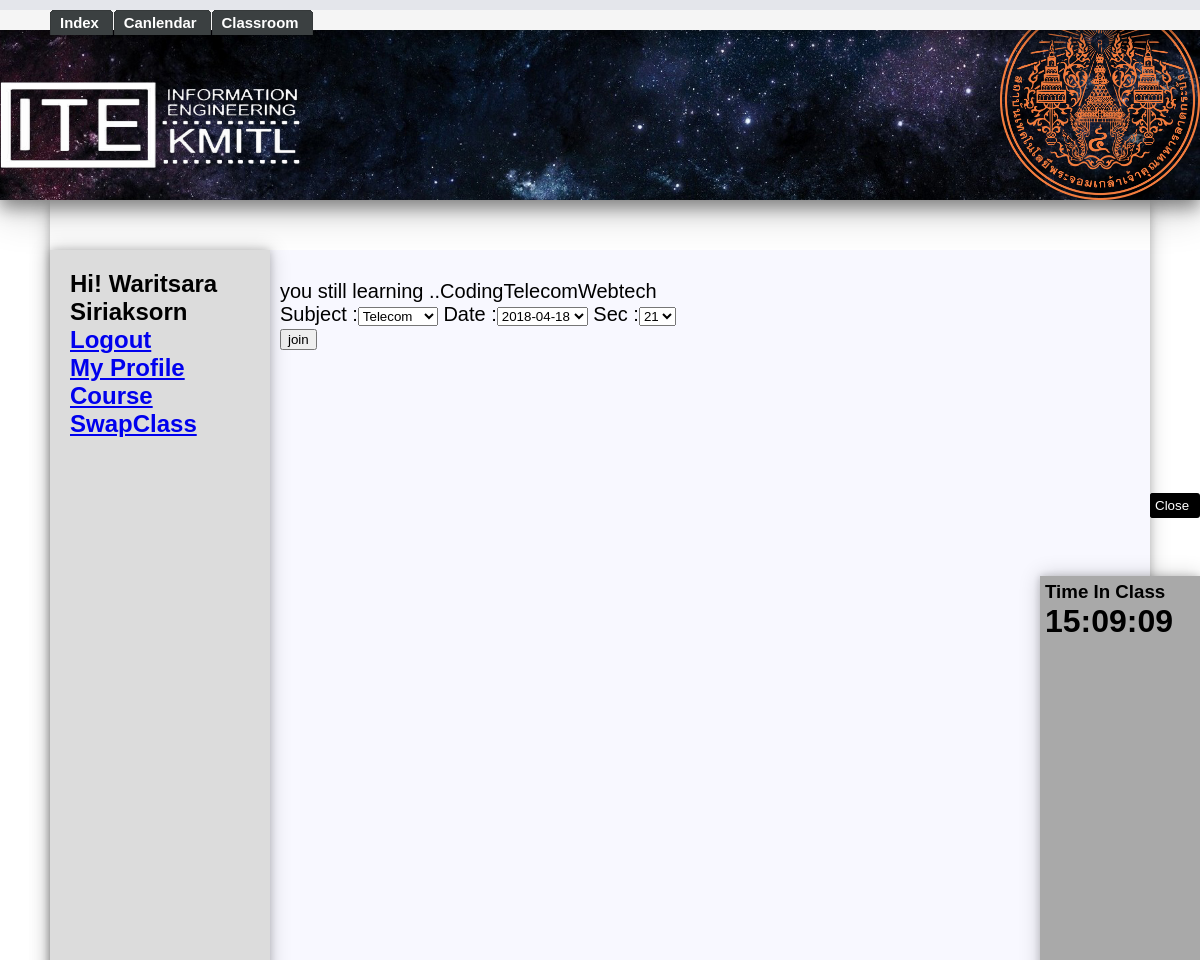
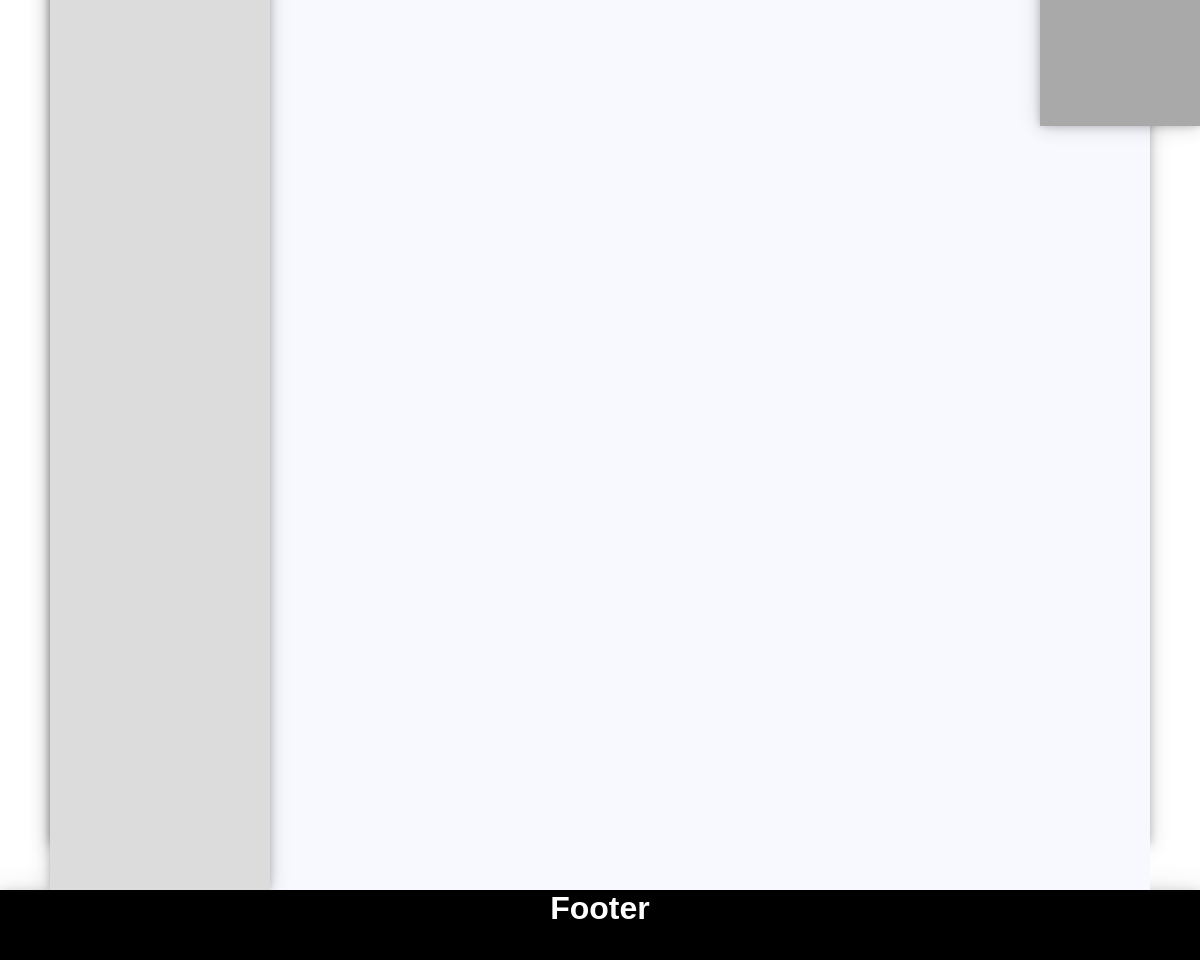
Page /student_classroom.php (signed in) on the committed database (2 pictures, top to bottom).
### tables this page shows
CREATE TABLE `course` (
  `ID` int(11) NOT NULL,
  `course_name` varchar(100) DEFAULT NULL,
  `Credit` smallint(6) DEFAULT NULL,
  `Teacher_ID` int(11) DEFAULT NULL
);

CREATE TABLE `studentt` (
  `ID` int(11) NOT NULL,
  `Fname` varchar(32) DEFAULT NULL,
  `Lname` varchar(32) DEFAULT NULL,
  `Faculty` varchar(60) DEFAULT NULL,
  `Major` varchar(255) DEFAULT NULL,
  `Birthdate` date DEFAULT NULL,
  `Gender` varchar(10) DEFAULT NULL,
  `Phone` varchar(12) DEFAULT NULL,
  `Email` varchar(32) DEFAULT NULL
);

### student_classroom.php (the view, shortened to what this page needs)
<?php
        include("config.php");
?>
<!DOCTYPE html>
<html>
    <head>
        <link rel="stylesheet" type="text/css" href="css/themeMax.css">
        <link rel="stylesheet" href="css/menu.css" type="text/css" />
    </head>
    <body onload="startTime()">
        <nav>
            <div id="tabs">
                <?php include 'php/menutop.php';?>
            </div>
            </nav>
        <header class="header">
            <?php include 'php/head.php';?>
        </header>
        <div id="container">
            <div class="closeFloating" >
             <a onclick="onOffbar()"><button id="textCloseFloating">Close</button></a>
            </div>
            <div id="floatingMenu">
             <?php include'php/timeInClass.php';?>
            </div>
             <article >
<div class="content" >
<?php
    $class ="SELECT course.course_name FROM coursedate,room,course WHERE coursedate.course_ID=course.ID AND coursedate.ID=room.corusedate_ID AND coursedate.active != 'off' AND room.student_ID='".$_SESSION['ID']."'";
    if($result=mysqli_query($objCon,$class)){
if($row[0]==''){
        echo "you still learning ..";
  while ($row=mysqli_fetch_row($result))
    {
      echo $row[0];
    }
}
    }
?>
<form name="join" method="post" action="save_join.php">
                     Subject :<select name='subject'>
<?php
                     $subject = "SELECT course.ID,course.course_name FROM course";
                     if($result=mysqli_query($objCon,$subject)){
  while ($row=mysqli_fetch_row($result))
    {
      echo "<option value='".$row[0]."'> ".$row[1]."</option>";
    }
}
?>
                     </select>
                     Date :<select name='date'><?php $date = "SELECT datedate.ID FROM datedate ";
                     if($result=mysqli_query($objCon,$date)){
  while ($row=mysqli_fetch_row($result))
    {
      echo "<option  value='".$row[0]."'> ".$row[0]."</option>";
    }
}
                     ?>
                     </select>
                    Sec :<select name='sec'>
                     <?php
                    $sec = "SELECT sec.ID FROM sec ";
                     if($result=mysqli_query($objCon,$sec)){
  while ($row=mysqli_fetch_row($result))
    {
      echo "<option value='".$row[0]."'> ".$row[0]."</option>";
    }
}
                     ?>
                     </select>
                     <br>
 <input type="submit" name="submit" value="join">
</form>
                 </div>
</article>
            <aside >
                <div id=asidemenu>
                <?php include 'php/menuright.php';?>
                </div>
            </aside>
        </div>
        <footer>
                <h1>Footer</h1>
            </footer>
    </body>
</html>

### php/menuright.php (shortened to what this page needs)
 <?php
                if(isset($_SESSION['ID'])){
                    if($_SESSION['Status']=="Teacher"){
                        $sql = "teachert";
                        $link2 ="teacher_page.php";
 			        $link3 ="teacher_course.php";
                    $link4 ="teacher_swap.php";
                    }
                    else{
                        $sql ="studentt";
                        $link2 ="student_page.php";
			$link3 ="student_course.php";
			$link4 ="student_swap.php";
                    }
                    $strSQL = "SELECT * FROM ".$sql." WHERE ID = '".$_SESSION['ID']."' ";
	                $objQuery = mysqli_query($objCon,$strSQL);
	                $objResult = mysqli_fetch_array($objQuery,MYSQLI_ASSOC);
               echo "<h1>Hi! ".$objResult["Fname"]."<br>".$objResult["Lname"]."</h1>";
                $button1 = "Logout";
                $button2 = "My Profile";
                $link1 = "logout.php";
                }
                echo  "<a href=".$link1."><h1>".$button1."</h1></a>";
                echo  "<a href=".$link2."><h1>".$button2."</h1></a>";
                echo  "<a href=".$link3."><h1>Course</h1></a>";
                echo  "<a href=".$link4."><h1>SwapClass</h1></a>";
?>

### css/themeMax.css (style rules this page uses)
* { margin:0; font-family: 'Muli', sans-serif; }
#container { margin: 0 auto; width: 1100px; height: 1600px; box-shadow: 0 4px 8px 0 rgba(0, 0, 0, 0.2), 0 6px 20px 0 rgba(0, 0, 0, 0.19); }
nav { text-align:center; background-color: whitesmoke; width: 100%; height: 30px; position: fixed; box-shadow: 0 4px 8px 0 rgba(0, 0, 0, 0.2), 0 6px 20px 0 rgba(0, 0, 0, 0.19); }
header { text-align:left; background-color: gray; height: 200px; background-image:url("../images/stars.jpg"); background-size: cover; background-repeat: no-repeat; background-position: right; font-size: 60px; color:white; box-shadow: 0 8px 16px 0 rgba(0, 0, 0, 0.4), 0 12px 40px 0 rgba(0, 0, 0, 0.19); }
aside { text-align:left; background-color: gainsboro; width: 20%; float: left; height: 100%; box-shadow: 0 0 8px 0 rgba(0, 0, 0, 0.2), 0 0 20px 0 rgba(0, 0, 0, 0.19); }
#asidemenu { padding-top: 20px; padding-left: 20px; font-size:16px; }
article { background-color: ghostwhite; float: right; width: 80%; height: 100%; }
.content { font-family: 'Muli', sans-serif; margin-left: 10px; margin-top: 30px; font-size: 20px; }
footer { text-align:center; color:white; background-color:black; width: 100%; height: 70px; clear: both; box-shadow: 0 8px 16px 0 rgba(0, 0, 0, 0.4), 0 12px 40px 0 rgba(0, 0, 0, 0.19); }
#floatingMenu { font-family: sans-serif; background-color:darkgray; padding: 5px;; width: 150px; height: 500px; z-index: 100; position: fixed; right: 0px; top: 30%; box-shadow: 0 0 8px 0 rgba(0, 0, 0, 0.2), 0 0 20px 0 rgba(0, 0, 0, 0.19); }
.closeFloating { font-family: sans-serif; width: 50px; z-index: 100; position: fixed; right: 0px; background-color: black; align-content: center; color:white; font-size: 3px; border-radius: 3px; bottom: 73% }
button { padding: 5px; background-color:black; color:white; border: none; border-radius: 3px; }

### css/menu.css (style rules this page uses)
#tabs { font: bold 11px/1.5em Verdana; width:100%; background:#E4E6EB; font-size:93%; line-height:normal; }

### rows in the picture
course: course_name "Coding"
course: course_name "Telecom"
course: course_name "Webtech"
studentt: Fname "Waritsara", Lname "Siriaksorn"

### other values in the picture
$button1 "Logout"
$button2 "My Profile"
form field subject "Telecom"
form field date "2018-04-18"
form field sec "21"
